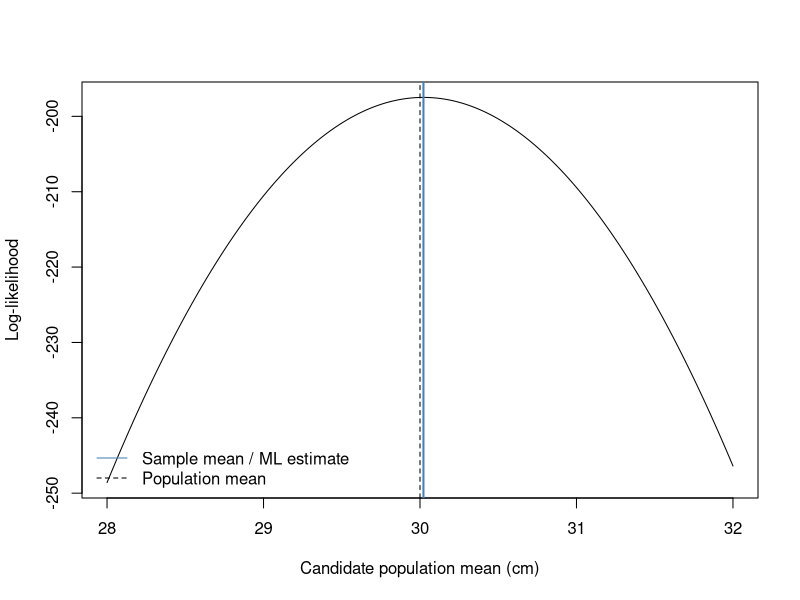
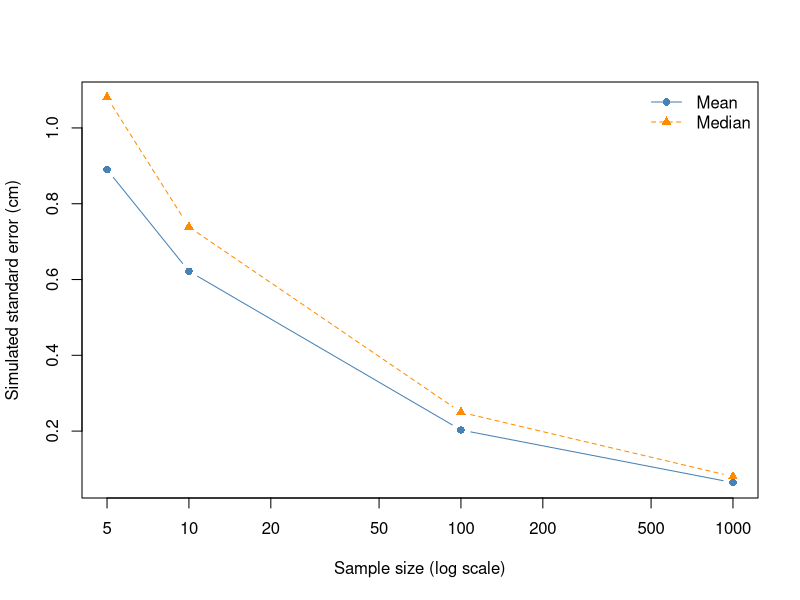

These charts were generated, in order, by the following R code:
## ---- chunk 1
set.seed(3)
mu <- 30
sigma <- 2
diameters <- rnorm(100, mean = mu, sd = sigma)

log_likelihood <- function(candidate_mu) {
  sum(dnorm(diameters, mean = candidate_mu, sd = sigma, log = TRUE))
}
fit <- optimize(log_likelihood, interval = c(25, 35), maximum = TRUE)
c(ml_estimate = fit$maximum, sample_mean = mean(diameters),
  population_mean = mu)
## ---- chunk 2
candidate_means <- seq(28, 32, length.out = 200)
plot(candidate_means, sapply(candidate_means, log_likelihood), type = "l",
     xlab = "Candidate population mean (cm)", ylab = "Log-likelihood")
abline(v = mean(diameters), col = "steelblue", lwd = 2)
abline(v = mu, lty = 2)
legend("bottomleft", c("Sample mean / ML estimate", "Population mean"),
       col = c("steelblue", "black"), lty = c(1, 2), bty = "n")

stopifnot(isTRUE(all.equal(fit$maximum, mean(diameters), tolerance = 1e-6)))
## ---- chunk 3
set.seed(4)
sample_sizes <- c(5, 10, 100, 1000)
n_sim <- 2000

compare_estimators <- function(n) {
  estimates <- replicate(n_sim, {
    x <- rnorm(n, mean = mu, sd = sigma)
    c(mean = mean(x), median = median(x))
  })
  data.frame(n = n,
             average_mean = mean(estimates["mean", ]),
             average_median = mean(estimates["median", ]),
             se_mean = sd(estimates["mean", ]),
             se_median = sd(estimates["median", ]))
}
results <- do.call(rbind, lapply(sample_sizes, compare_estimators))
knitr::kable(results, digits = 3)
## ---- chunk 4
matplot(results$n, results[, c("se_mean", "se_median")],
        type = "b", log = "x", pch = c(16, 17), lty = c(1, 2),
        col = c("steelblue", "darkorange"),
        xlab = "Sample size (log scale)", ylab = "Simulated standard error (cm)")
legend("topright", c("Mean", "Median"), pch = c(16, 17), lty = c(1, 2),
       col = c("steelblue", "darkorange"), bty = "n")
## ---- chunk 5
data.frame(n = results$n,
           variance_ratio = (results$se_median / results$se_mean)^2)
